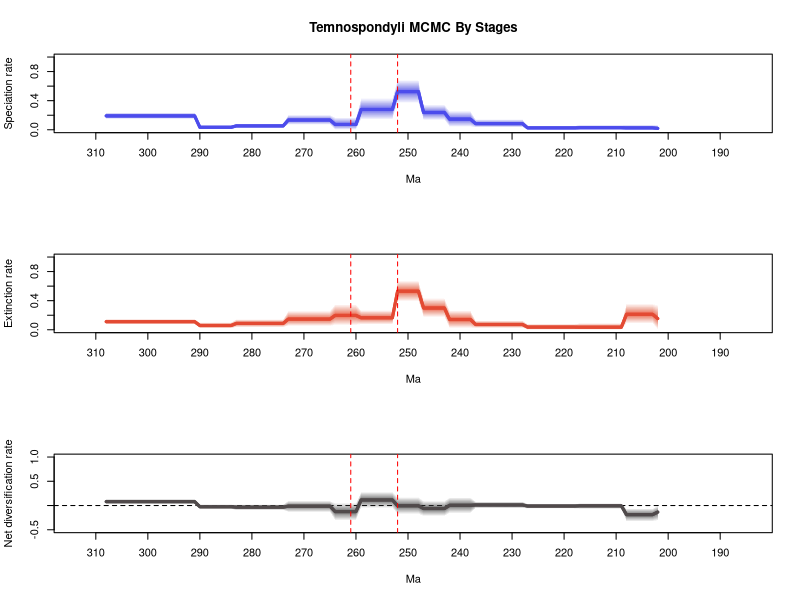

Here is the R script that generated this plot:
# 1 files combined:
# 	C:\Users\SimoesLabAdmin\Documents\BDNN_Arielli\temnospondyli\mcmc_fixshift_no_predictors\D_mcmc/combined_10_marginal_rates.log

# 95% HPDs calculated using code from Biopy (https://www.cs.auckland.ac.nz/~yhel002/biopy/)

pdf(file='C:/Users/SimoesLabAdmin/Documents/BDNN_Arielli/temnospondyli/mcmc_fixshift_no_predictors/D_mcmc/combined_10_marginal_rates_RTT_plot2.pdf',width=8, height=10.8)
par(mfrow=c(3,1))
library(scales)
plot_RTT <- function (age,hpd_M,hpd_m,mean_m,color){
    N=100
    beta=(1:(N-1))/N
    alpha_shape=0.25
    cat=1-(beta^(1./alpha_shape))
    for (i in 1:(N-1)){
        trans= 1/N + 2/N
        polygon(c(age, rev(age)), c(hpd_M-((hpd_M-mean_m)*cat[i]), rev(hpd_m+((mean_m-hpd_m)*cat[i]))), col = alpha(color,trans), border = NA)
    }
    lines(rev(age), rev(mean_m), col = color, lwd=3)
}
    
L_hpd_m95=c(NA, NA,NA,NA,NA,NA,NA,NA,NA,NA,NA,NA,NA,NA,NA,NA,NA,NA,NA,NA,NA,NA,NA,NA,NA,NA,NA,NA,NA,NA,NA,NA,NA,NA,NA,NA,NA,NA,NA,NA,NA,NA,NA,NA,NA,NA,NA,NA,NA,NA,NA,NA,NA,NA,NA,NA,NA,NA,NA,NA,NA,NA,NA,NA,NA,NA,NA,NA,NA,NA,NA,NA,NA,NA,NA,NA,NA,NA,NA,NA,NA,NA,NA,NA,NA,NA,NA,NA,NA,NA,NA,NA,NA,NA,NA,NA,NA,NA,NA,NA,NA,NA,NA,NA,NA,NA,NA,NA,NA,NA,NA,NA,NA,NA,NA,NA,NA,NA,NA,NA,NA,NA,NA,NA,NA,NA,NA,NA,NA,NA,NA,NA,NA,NA,NA,NA,NA,NA,NA,NA,NA,NA,NA,NA,NA,NA,NA,NA,NA,NA,NA,NA,NA,NA,NA,NA,NA,NA,NA,NA,NA,NA,NA,NA,NA,NA,NA,NA,NA,NA,NA,NA,NA,NA,NA,NA,NA,NA,NA,NA,NA,NA,NA,NA,NA,NA,NA,NA,NA,NA,NA,NA,NA,NA,NA,NA,NA,NA,NA,NA,NA,NA,0.0,1e-06,1e-06,1e-06,1e-06,1e-06,1e-06,3e-06,3e-06,3e-06,3e-06,3e-06,3e-06,3e-06,3e-06,3e-06,0.000437,0.000437,0.000437,0.000437,0.000437,0.000437,0.000437,0.000437,0.000437,0.000437,0.03095,0.03095,0.03095,0.03095,0.03095,0.03095,0.03095,0.03095,0.03095,0.03095,0.03717,0.03717,0.03717,0.03717,0.03717,0.129809,0.129809,0.129809,0.129809,0.129809,0.363682,0.363682,0.363682,0.363682,0.363682,0.136863,0.136863,0.136863,0.136863,0.136863,0.136863,0.136863,2e-06,2e-06,2e-06,2e-06,2e-06,0.06914,0.06914,0.06914,0.06914,0.06914,0.06914,0.06914,0.06914,0.06914,0.022938,0.022938,0.022938,0.022938,0.022938,0.022938,0.022938,0.022938,0.022938,0.022938,0.007637,0.007637,0.007637,0.007637,0.007637,0.007637,0.007637,0.148041,0.148041,0.148041,0.148041,0.148041,0.148041,0.148041,0.148041,0.148041,0.148041,0.148041,0.148041,0.148041,0.148041,0.148041,0.148041,0.148041,0.148041)
L_hpd_M95=c(NA, NA,NA,NA,NA,NA,NA,NA,NA,NA,NA,NA,NA,NA,NA,NA,NA,NA,NA,NA,NA,NA,NA,NA,NA,NA,NA,NA,NA,NA,NA,NA,NA,NA,NA,NA,NA,NA,NA,NA,NA,NA,NA,NA,NA,NA,NA,NA,NA,NA,NA,NA,NA,NA,NA,NA,NA,NA,NA,NA,NA,NA,NA,NA,NA,NA,NA,NA,NA,NA,NA,NA,NA,NA,NA,NA,NA,NA,NA,NA,NA,NA,NA,NA,NA,NA,NA,NA,NA,NA,NA,NA,NA,NA,NA,NA,NA,NA,NA,NA,NA,NA,NA,NA,NA,NA,NA,NA,NA,NA,NA,NA,NA,NA,NA,NA,NA,NA,NA,NA,NA,NA,NA,NA,NA,NA,NA,NA,NA,NA,NA,NA,NA,NA,NA,NA,NA,NA,NA,NA,NA,NA,NA,NA,NA,NA,NA,NA,NA,NA,NA,NA,NA,NA,NA,NA,NA,NA,NA,NA,NA,NA,NA,NA,NA,NA,NA,NA,NA,NA,NA,NA,NA,NA,NA,NA,NA,NA,NA,NA,NA,NA,NA,NA,NA,NA,NA,NA,NA,NA,NA,NA,NA,NA,NA,NA,NA,NA,NA,NA,NA,NA,0.065275,0.068531,0.068531,0.068531,0.068531,0.068531,0.068531,0.067105,0.067105,0.067105,0.067105,0.067105,0.067105,0.067105,0.067105,0.067105,0.057162,0.057162,0.057162,0.057162,0.057162,0.057162,0.057162,0.057162,0.057162,0.057162,0.145917,0.145917,0.145917,0.145917,0.145917,0.145917,0.145917,0.145917,0.145917,0.145917,0.261769,0.261769,0.261769,0.261769,0.261769,0.346997,0.346997,0.346997,0.346997,0.346997,0.689807,0.689807,0.689807,0.689807,0.689807,0.43677,0.43677,0.43677,0.43677,0.43677,0.43677,0.43677,0.171928,0.171928,0.171928,0.171928,0.171928,0.206786,0.206786,0.206786,0.206786,0.206786,0.206786,0.206786,0.206786,0.206786,0.085455,0.085455,0.085455,0.085455,0.085455,0.085455,0.085455,0.085455,0.085455,0.085455,0.064284,0.064284,0.064284,0.064284,0.064284,0.064284,0.064284,0.236873,0.236873,0.236873,0.236873,0.236873,0.236873,0.236873,0.236873,0.236873,0.236873,0.236873,0.236873,0.236873,0.236873,0.236873,0.236873,0.236873,0.236873)
M_hpd_m95=c(NA, NA,NA,NA,NA,NA,NA,NA,NA,NA,NA,NA,NA,NA,NA,NA,NA,NA,NA,NA,NA,NA,NA,NA,NA,NA,NA,NA,NA,NA,NA,NA,NA,NA,NA,NA,NA,NA,NA,NA,NA,NA,NA,NA,NA,NA,NA,NA,NA,NA,NA,NA,NA,NA,NA,NA,NA,NA,NA,NA,NA,NA,NA,NA,NA,NA,NA,NA,NA,NA,NA,NA,NA,NA,NA,NA,NA,NA,NA,NA,NA,NA,NA,NA,NA,NA,NA,NA,NA,NA,NA,NA,NA,NA,NA,NA,NA,NA,NA,NA,NA,NA,NA,NA,NA,NA,NA,NA,NA,NA,NA,NA,NA,NA,NA,NA,NA,NA,NA,NA,NA,NA,NA,NA,NA,NA,NA,NA,NA,NA,NA,NA,NA,NA,NA,NA,NA,NA,NA,NA,NA,NA,NA,NA,NA,NA,NA,NA,NA,NA,NA,NA,NA,NA,NA,NA,NA,NA,NA,NA,NA,NA,NA,NA,NA,NA,NA,NA,NA,NA,NA,NA,NA,NA,NA,NA,NA,NA,NA,NA,NA,NA,NA,NA,NA,NA,NA,NA,NA,NA,NA,NA,NA,NA,NA,NA,NA,NA,NA,NA,NA,NA,0.0,0.083061,0.083061,0.083061,0.083061,0.083061,0.083061,6e-06,6e-06,6e-06,6e-06,6e-06,6e-06,6e-06,6e-06,6e-06,3.4e-05,3.4e-05,3.4e-05,3.4e-05,3.4e-05,3.4e-05,3.4e-05,3.4e-05,3.4e-05,3.4e-05,0.023514,0.023514,0.023514,0.023514,0.023514,0.023514,0.023514,0.023514,0.023514,0.023514,0.018411,0.018411,0.018411,0.018411,0.018411,0.17053,0.17053,0.17053,0.17053,0.17053,0.389703,0.389703,0.389703,0.389703,0.389703,0.071678,0.071678,0.071678,0.071678,0.071678,0.071678,0.071678,0.059307,0.059307,0.059307,0.059307,0.059307,0.047968,0.047968,0.047968,0.047968,0.047968,0.047968,0.047968,0.047968,0.047968,0.032793,0.032793,0.032793,0.032793,0.032793,0.032793,0.032793,0.032793,0.032793,0.032793,0.018772,0.018772,0.018772,0.018772,0.018772,0.018772,0.018772,0.077799,0.077799,0.077799,0.077799,0.077799,0.077799,0.077799,0.077799,0.077799,0.077799,0.077799,0.077799,0.077799,0.077799,0.077799,0.077799,0.077799,0.077799)
M_hpd_M95=c(NA, NA,NA,NA,NA,NA,NA,NA,NA,NA,NA,NA,NA,NA,NA,NA,NA,NA,NA,NA,NA,NA,NA,NA,NA,NA,NA,NA,NA,NA,NA,NA,NA,NA,NA,NA,NA,NA,NA,NA,NA,NA,NA,NA,NA,NA,NA,NA,NA,NA,NA,NA,NA,NA,NA,NA,NA,NA,NA,NA,NA,NA,NA,NA,NA,NA,NA,NA,NA,NA,NA,NA,NA,NA,NA,NA,NA,NA,NA,NA,NA,NA,NA,NA,NA,NA,NA,NA,NA,NA,NA,NA,NA,NA,NA,NA,NA,NA,NA,NA,NA,NA,NA,NA,NA,NA,NA,NA,NA,NA,NA,NA,NA,NA,NA,NA,NA,NA,NA,NA,NA,NA,NA,NA,NA,NA,NA,NA,NA,NA,NA,NA,NA,NA,NA,NA,NA,NA,NA,NA,NA,NA,NA,NA,NA,NA,NA,NA,NA,NA,NA,NA,NA,NA,NA,NA,NA,NA,NA,NA,NA,NA,NA,NA,NA,NA,NA,NA,NA,NA,NA,NA,NA,NA,NA,NA,NA,NA,NA,NA,NA,NA,NA,NA,NA,NA,NA,NA,NA,NA,NA,NA,NA,NA,NA,NA,NA,NA,NA,NA,NA,NA,0.343965,0.361625,0.361625,0.361625,0.361625,0.361625,0.361625,0.091275,0.091275,0.091275,0.091275,0.091275,0.091275,0.091275,0.091275,0.091275,0.080832,0.080832,0.080832,0.080832,0.080832,0.080832,0.080832,0.080832,0.080832,0.080832,0.128269,0.128269,0.128269,0.128269,0.128269,0.128269,0.128269,0.128269,0.128269,0.128269,0.269756,0.269756,0.269756,0.269756,0.269756,0.436252,0.436252,0.436252,0.436252,0.436252,0.679658,0.679658,0.679658,0.679658,0.679658,0.270788,0.270788,0.270788,0.270788,0.270788,0.270788,0.270788,0.352423,0.352423,0.352423,0.352423,0.352423,0.262131,0.262131,0.262131,0.262131,0.262131,0.262131,0.262131,0.262131,0.262131,0.144084,0.144084,0.144084,0.144084,0.144084,0.144084,0.144084,0.144084,0.144084,0.144084,0.102856,0.102856,0.102856,0.102856,0.102856,0.102856,0.102856,0.147013,0.147013,0.147013,0.147013,0.147013,0.147013,0.147013,0.147013,0.147013,0.147013,0.147013,0.147013,0.147013,0.147013,0.147013,0.147013,0.147013,0.147013)
R_hpd_m95=c(NA, NA,NA,NA,NA,NA,NA,NA,NA,NA,NA,NA,NA,NA,NA,NA,NA,NA,NA,NA,NA,NA,NA,NA,NA,NA,NA,NA,NA,NA,NA,NA,NA,NA,NA,NA,NA,NA,NA,NA,NA,NA,NA,NA,NA,NA,NA,NA,NA,NA,NA,NA,NA,NA,NA,NA,NA,NA,NA,NA,NA,NA,NA,NA,NA,NA,NA,NA,NA,NA,NA,NA,NA,NA,NA,NA,NA,NA,NA,NA,NA,NA,NA,NA,NA,NA,NA,NA,NA,NA,NA,NA,NA,NA,NA,NA,NA,NA,NA,NA,NA,NA,NA,NA,NA,NA,NA,NA,NA,NA,NA,NA,NA,NA,NA,NA,NA,NA,NA,NA,NA,NA,NA,NA,NA,NA,NA,NA,NA,NA,NA,NA,NA,NA,NA,NA,NA,NA,NA,NA,NA,NA,NA,NA,NA,NA,NA,NA,NA,NA,NA,NA,NA,NA,NA,NA,NA,NA,NA,NA,NA,NA,NA,NA,NA,NA,NA,NA,NA,NA,NA,NA,NA,NA,NA,NA,NA,NA,NA,NA,NA,NA,NA,NA,NA,NA,NA,NA,NA,NA,NA,NA,NA,NA,NA,NA,NA,NA,NA,NA,NA,NA,-0.314471,-0.333835,-0.333835,-0.333835,-0.333835,-0.333835,-0.333835,-0.069033,-0.069033,-0.069033,-0.069033,-0.069033,-0.069033,-0.069033,-0.069033,-0.069033,-0.065545,-0.065545,-0.065545,-0.065545,-0.065545,-0.065545,-0.065545,-0.065545,-0.065545,-0.065545,-0.058631,-0.058631,-0.058631,-0.058631,-0.058631,-0.058631,-0.058631,-0.058631,-0.058631,-0.058631,-0.163672,-0.163672,-0.163672,-0.163672,-0.163672,-0.223954,-0.223954,-0.223954,-0.223954,-0.223954,-0.181495,-0.181495,-0.181495,-0.181495,-0.181495,-0.055866,-0.055866,-0.055866,-0.055866,-0.055866,-0.055866,-0.055866,-0.31204,-0.31204,-0.31204,-0.31204,-0.31204,-0.138408,-0.138408,-0.138408,-0.138408,-0.138408,-0.138408,-0.138408,-0.138408,-0.138408,-0.09741,-0.09741,-0.09741,-0.09741,-0.09741,-0.09741,-0.09741,-0.09741,-0.09741,-0.09741,-0.073656,-0.073656,-0.073656,-0.073656,-0.073656,-0.073656,-0.073656,0.026139,0.026139,0.026139,0.026139,0.026139,0.026139,0.026139,0.026139,0.026139,0.026139,0.026139,0.026139,0.026139,0.026139,0.026139,0.026139,0.026139,0.026139)
R_hpd_M95=c(NA, NA,NA,NA,NA,NA,NA,NA,NA,NA,NA,NA,NA,NA,NA,NA,NA,NA,NA,NA,NA,NA,NA,NA,NA,NA,NA,NA,NA,NA,NA,NA,NA,NA,NA,NA,NA,NA,NA,NA,NA,NA,NA,NA,NA,NA,NA,NA,NA,NA,NA,NA,NA,NA,NA,NA,NA,NA,NA,NA,NA,NA,NA,NA,NA,NA,NA,NA,NA,NA,NA,NA,NA,NA,NA,NA,NA,NA,NA,NA,NA,NA,NA,NA,NA,NA,NA,NA,NA,NA,NA,NA,NA,NA,NA,NA,NA,NA,NA,NA,NA,NA,NA,NA,NA,NA,NA,NA,NA,NA,NA,NA,NA,NA,NA,NA,NA,NA,NA,NA,NA,NA,NA,NA,NA,NA,NA,NA,NA,NA,NA,NA,NA,NA,NA,NA,NA,NA,NA,NA,NA,NA,NA,NA,NA,NA,NA,NA,NA,NA,NA,NA,NA,NA,NA,NA,NA,NA,NA,NA,NA,NA,NA,NA,NA,NA,NA,NA,NA,NA,NA,NA,NA,NA,NA,NA,NA,NA,NA,NA,NA,NA,NA,NA,NA,NA,NA,NA,NA,NA,NA,NA,NA,NA,NA,NA,NA,NA,NA,NA,NA,NA,0.0,-0.057282,-0.057282,-0.057282,-0.057282,-0.057282,-0.057282,0.046546,0.046546,0.046546,0.046546,0.046546,0.046546,0.046546,0.046546,0.046546,0.037399,0.037399,0.037399,0.037399,0.037399,0.037399,0.037399,0.037399,0.037399,0.037399,0.084042,0.084042,0.084042,0.084042,0.084042,0.084042,0.084042,0.084042,0.084042,0.084042,0.170489,0.170489,0.170489,0.170489,0.170489,0.100445,0.100445,0.100445,0.100445,0.100445,0.176408,0.176408,0.176408,0.176408,0.176408,0.287419,0.287419,0.287419,0.287419,0.287419,0.287419,0.287419,0.056582,0.056582,0.056582,0.056582,0.056582,0.100353,0.100353,0.100353,0.100353,0.100353,0.100353,0.100353,0.100353,0.100353,0.024337,0.024337,0.024337,0.024337,0.024337,0.024337,0.024337,0.024337,0.024337,0.024337,0.025228,0.025228,0.025228,0.025228,0.025228,0.025228,0.025228,0.134664,0.134664,0.134664,0.134664,0.134664,0.134664,0.134664,0.134664,0.134664,0.134664,0.134664,0.134664,0.134664,0.134664,0.134664,0.134664,0.134664,0.134664)
L_mean=c(NA, NA,NA,NA,NA,NA,NA,NA,NA,NA,NA,NA,NA,NA,NA,NA,NA,NA,NA,NA,NA,NA,NA,NA,NA,NA,NA,NA,NA,NA,NA,NA,NA,NA,NA,NA,NA,NA,NA,NA,NA,NA,NA,NA,NA,NA,NA,NA,NA,NA,NA,NA,NA,NA,NA,NA,NA,NA,NA,NA,NA,NA,NA,NA,NA,NA,NA,NA,NA,NA,NA,NA,NA,NA,NA,NA,NA,NA,NA,NA,NA,NA,NA,NA,NA,NA,NA,NA,NA,NA,NA,NA,NA,NA,NA,NA,NA,NA,NA,NA,NA,NA,NA,NA,NA,NA,NA,NA,NA,NA,NA,NA,NA,NA,NA,NA,NA,NA,NA,NA,NA,NA,NA,NA,NA,NA,NA,NA,NA,NA,NA,NA,NA,NA,NA,NA,NA,NA,NA,NA,NA,NA,NA,NA,NA,NA,NA,NA,NA,NA,NA,NA,NA,NA,NA,NA,NA,NA,NA,NA,NA,NA,NA,NA,NA,NA,NA,NA,NA,NA,NA,NA,NA,NA,NA,NA,NA,NA,NA,NA,NA,NA,NA,NA,NA,NA,NA,NA,NA,NA,NA,NA,NA,NA,NA,NA,NA,NA,NA,NA,NA,NA,0.019101104644444,0.025390962877778,0.025390962877778,0.025390962877778,0.025390962877778,0.025390962877778,0.025390962877778,0.028078105277778,0.028078105277778,0.028078105277778,0.028078105277778,0.028078105277778,0.028078105277778,0.028078105277778,0.028078105277778,0.028078105277778,0.025403816277778,0.025403816277778,0.025403816277778,0.025403816277778,0.025403816277778,0.025403816277778,0.025403816277778,0.025403816277778,0.025403816277778,0.025403816277778,0.084437024866667,0.084437024866667,0.084437024866667,0.084437024866667,0.084437024866667,0.084437024866667,0.084437024866667,0.084437024866667,0.084437024866667,0.084437024866667,0.145378974455556,0.145378974455556,0.145378974455556,0.145378974455556,0.145378974455556,0.237296576433333,0.237296576433333,0.237296576433333,0.237296576433333,0.237296576433333,0.5250097628,0.5250097628,0.5250097628,0.5250097628,0.5250097628,0.279164224933333,0.279164224933333,0.279164224933333,0.279164224933333,0.279164224933333,0.279164224933333,0.279164224933333,0.072865607311111,0.072865607311111,0.072865607311111,0.072865607311111,0.072865607311111,0.1339283666,0.1339283666,0.1339283666,0.1339283666,0.1339283666,0.1339283666,0.1339283666,0.1339283666,0.1339283666,0.053065824011111,0.053065824011111,0.053065824011111,0.053065824011111,0.053065824011111,0.053065824011111,0.053065824011111,0.053065824011111,0.053065824011111,0.053065824011111,0.033608340488889,0.033608340488889,0.033608340488889,0.033608340488889,0.033608340488889,0.033608340488889,0.033608340488889,0.1909915305,0.1909915305,0.1909915305,0.1909915305,0.1909915305,0.1909915305,0.1909915305,0.1909915305,0.1909915305,0.1909915305,0.1909915305,0.1909915305,0.1909915305,0.1909915305,0.1909915305,0.1909915305,0.1909915305,0.1909915305)
M_mean=c(NA, NA,NA,NA,NA,NA,NA,NA,NA,NA,NA,NA,NA,NA,NA,NA,NA,NA,NA,NA,NA,NA,NA,NA,NA,NA,NA,NA,NA,NA,NA,NA,NA,NA,NA,NA,NA,NA,NA,NA,NA,NA,NA,NA,NA,NA,NA,NA,NA,NA,NA,NA,NA,NA,NA,NA,NA,NA,NA,NA,NA,NA,NA,NA,NA,NA,NA,NA,NA,NA,NA,NA,NA,NA,NA,NA,NA,NA,NA,NA,NA,NA,NA,NA,NA,NA,NA,NA,NA,NA,NA,NA,NA,NA,NA,NA,NA,NA,NA,NA,NA,NA,NA,NA,NA,NA,NA,NA,NA,NA,NA,NA,NA,NA,NA,NA,NA,NA,NA,NA,NA,NA,NA,NA,NA,NA,NA,NA,NA,NA,NA,NA,NA,NA,NA,NA,NA,NA,NA,NA,NA,NA,NA,NA,NA,NA,NA,NA,NA,NA,NA,NA,NA,NA,NA,NA,NA,NA,NA,NA,NA,NA,NA,NA,NA,NA,NA,NA,NA,NA,NA,NA,NA,NA,NA,NA,NA,NA,NA,NA,NA,NA,NA,NA,NA,NA,NA,NA,NA,NA,NA,NA,NA,NA,NA,NA,NA,NA,NA,NA,NA,NA,0.154089184055556,0.212751215422222,0.212751215422222,0.212751215422222,0.212751215422222,0.212751215422222,0.212751215422222,0.034686199477778,0.034686199477778,0.034686199477778,0.034686199477778,0.034686199477778,0.034686199477778,0.034686199477778,0.034686199477778,0.034686199477778,0.036320004955556,0.036320004955556,0.036320004955556,0.036320004955556,0.036320004955556,0.036320004955556,0.036320004955556,0.036320004955556,0.036320004955556,0.036320004955556,0.072579129477778,0.072579129477778,0.072579129477778,0.072579129477778,0.072579129477778,0.072579129477778,0.072579129477778,0.072579129477778,0.072579129477778,0.072579129477778,0.141307037722222,0.141307037722222,0.141307037722222,0.141307037722222,0.141307037722222,0.299102466766667,0.299102466766667,0.299102466766667,0.299102466766667,0.299102466766667,0.530189658344444,0.530189658344444,0.530189658344444,0.530189658344444,0.530189658344444,0.1645643626,0.1645643626,0.1645643626,0.1645643626,0.1645643626,0.1645643626,0.1645643626,0.1973152079,0.1973152079,0.1973152079,0.1973152079,0.1973152079,0.146761643633333,0.146761643633333,0.146761643633333,0.146761643633333,0.146761643633333,0.146761643633333,0.146761643633333,0.146761643633333,0.146761643633333,0.086837734133333,0.086837734133333,0.086837734133333,0.086837734133333,0.086837734133333,0.086837734133333,0.086837734133333,0.086837734133333,0.086837734133333,0.086837734133333,0.058641513655556,0.058641513655556,0.058641513655556,0.058641513655556,0.058641513655556,0.058641513655556,0.058641513655556,0.111233870544444,0.111233870544444,0.111233870544444,0.111233870544444,0.111233870544444,0.111233870544444,0.111233870544444,0.111233870544444,0.111233870544444,0.111233870544444,0.111233870544444,0.111233870544444,0.111233870544444,0.111233870544444,0.111233870544444,0.111233870544444,0.111233870544444,0.111233870544444)
R_mean=c(NA, NA,NA,NA,NA,NA,NA,NA,NA,NA,NA,NA,NA,NA,NA,NA,NA,NA,NA,NA,NA,NA,NA,NA,NA,NA,NA,NA,NA,NA,NA,NA,NA,NA,NA,NA,NA,NA,NA,NA,NA,NA,NA,NA,NA,NA,NA,NA,NA,NA,NA,NA,NA,NA,NA,NA,NA,NA,NA,NA,NA,NA,NA,NA,NA,NA,NA,NA,NA,NA,NA,NA,NA,NA,NA,NA,NA,NA,NA,NA,NA,NA,NA,NA,NA,NA,NA,NA,NA,NA,NA,NA,NA,NA,NA,NA,NA,NA,NA,NA,NA,NA,NA,NA,NA,NA,NA,NA,NA,NA,NA,NA,NA,NA,NA,NA,NA,NA,NA,NA,NA,NA,NA,NA,NA,NA,NA,NA,NA,NA,NA,NA,NA,NA,NA,NA,NA,NA,NA,NA,NA,NA,NA,NA,NA,NA,NA,NA,NA,NA,NA,NA,NA,NA,NA,NA,NA,NA,NA,NA,NA,NA,NA,NA,NA,NA,NA,NA,NA,NA,NA,NA,NA,NA,NA,NA,NA,NA,NA,NA,NA,NA,NA,NA,NA,NA,NA,NA,NA,NA,NA,NA,NA,NA,NA,NA,NA,NA,NA,NA,NA,NA,-0.134988078033333,-0.187360251066667,-0.187360251066667,-0.187360251066667,-0.187360251066667,-0.187360251066667,-0.187360251066667,-0.006608095133333,-0.006608095133333,-0.006608095133333,-0.006608095133333,-0.006608095133333,-0.006608095133333,-0.006608095133333,-0.006608095133333,-0.006608095133333,-0.010916190322222,-0.010916190322222,-0.010916190322222,-0.010916190322222,-0.010916190322222,-0.010916190322222,-0.010916190322222,-0.010916190322222,-0.010916190322222,-0.010916190322222,0.011857895455556,0.011857895455556,0.011857895455556,0.011857895455556,0.011857895455556,0.011857895455556,0.011857895455556,0.011857895455556,0.011857895455556,0.011857895455556,0.004071937455556,0.004071937455556,0.004071937455556,0.004071937455556,0.004071937455556,-0.061805889855556,-0.061805889855556,-0.061805889855556,-0.061805889855556,-0.061805889855556,-0.005179894222222,-0.005179894222222,-0.005179894222222,-0.005179894222222,-0.005179894222222,0.114599862266667,0.114599862266667,0.114599862266667,0.114599862266667,0.114599862266667,0.114599862266667,0.114599862266667,-0.124449602755556,-0.124449602755556,-0.124449602755556,-0.124449602755556,-0.124449602755556,-0.012833274088889,-0.012833274088889,-0.012833274088889,-0.012833274088889,-0.012833274088889,-0.012833274088889,-0.012833274088889,-0.012833274088889,-0.012833274088889,-0.033771911888889,-0.033771911888889,-0.033771911888889,-0.033771911888889,-0.033771911888889,-0.033771911888889,-0.033771911888889,-0.033771911888889,-0.033771911888889,-0.033771911888889,-0.025033175233333,-0.025033175233333,-0.025033175233333,-0.025033175233333,-0.025033175233333,-0.025033175233333,-0.025033175233333,0.079757658633333,0.079757658633333,0.079757658633333,0.079757658633333,0.079757658633333,0.079757658633333,0.079757658633333,0.079757658633333,0.079757658633333,0.079757658633333,0.079757658633333,0.079757658633333,0.079757658633333,0.079757658633333,0.079757658633333,0.079757658633333,0.079757658633333,0.079757658633333)
trans=0.5
age=(0:(309-1))* -1
# Calculate positions for the mass extinction events
perm_trias_extinction = -252 # End-Permian mass extinction (252 Ma)
guadalupian_extinction = -261 # Guadalupian extinction (261 Ma)

# Define custom tick positions at 10 MY intervals
x_ticks <- seq(-310, -190, by=10)
x_tick_labels <- abs(x_ticks)

# First plot: Speciation rate
plot(age, age, type='n', ylim=c(0, 1), xlim=c(-312.9, -185.1), 
     ylab='Speciation rate', xlab='Ma', main='Temnospondyli MCMC By Stages', 
     xaxt='n') # Remove default x-axis
axis(1, at=x_ticks, labels=x_tick_labels) # Custom x-axis with 10MY interval ticks

plot_RTT(age, L_hpd_M95, L_hpd_m95, L_mean, "#4c4cec")
lines(rev(age), rev(L_mean), col="#4c4cec", lwd=3)

# Add vertical lines for mass extinction events
abline(v=perm_trias_extinction, col="red", lty=2) 
abline(v=guadalupian_extinction, col="red", lty=2)

# Second plot: Extinction rate
plot(age, age, type='n', ylim=c(0, 1), xlim=c(-312.9, -185.1), 
     ylab='Extinction rate', xlab='Ma',
     xaxt='n') # Remove default x-axis
axis(1, at=x_ticks, labels=x_tick_labels) # Custom x-axis with 10MY interval ticks

plot_RTT(age, M_hpd_M95, M_hpd_m95, M_mean, "#e34a33")
lines(rev(age), rev(M_mean), col="#e34a33", lwd=3)

# Add vertical lines for mass extinction events
abline(v=perm_trias_extinction, col="red", lty=2)
abline(v=guadalupian_extinction, col="red", lty=2)

# Third plot: Net diversification rate
plot(age, age, type='n', ylim=c(-0.5, 1), xlim=c(-312.9, -185.1), 
     ylab='Net diversification rate', xlab='Ma',
     xaxt='n') # Remove default x-axis
axis(1, at=x_ticks, labels=x_tick_labels) # Custom x-axis with 10MY interval ticks

abline(h=0, lty=2, col="black")
plot_RTT(age, R_hpd_M95, R_hpd_m95, R_mean, "#504A4B")
lines(rev(age), rev(R_mean), col="#504A4B", lwd=3)

# Add vertical lines for mass extinction events
abline(v=perm_trias_extinction, col="red", lty=2)
abline(v=guadalupian_extinction, col="red", lty=2)

dev.off()
